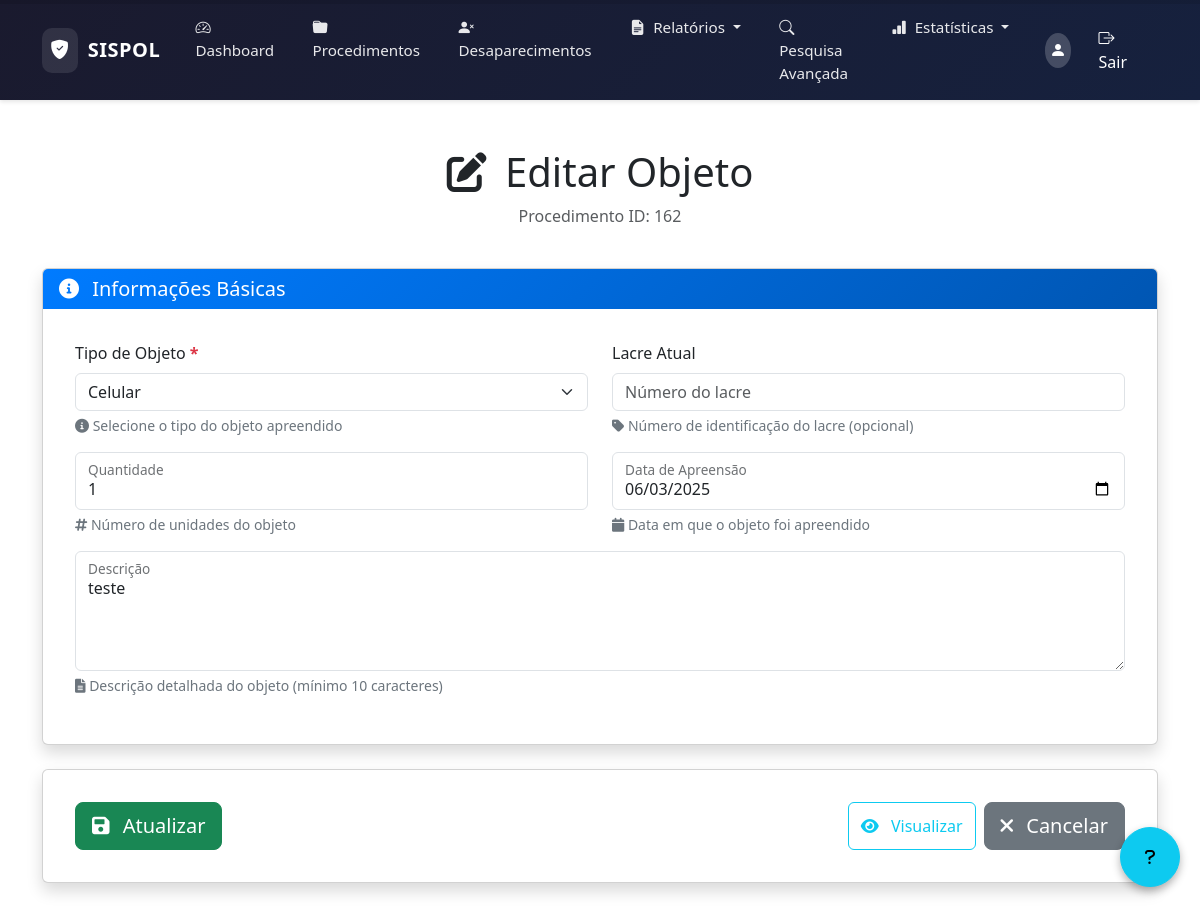
The app's page /public/adicionar_objeto.php?objeto_id=73&procedimento_id=162 (signed in) with its own data.
### tables this page shows
CREATE TABLE `Objetos` (
  `ID` int NOT NULL,
  `TipoObjetoID` int NOT NULL,
  `Descricao` text,
  `Quantidade` int NOT NULL,
  `SituacaoID` int DEFAULT NULL,
  `DataApreensao` date NOT NULL,
  `LacreAtual` varchar(255) DEFAULT NULL,
  `LocalArmazenagemID` int DEFAULT NULL,
  `ProcedimentoID` int NOT NULL,
  `UsuarioID` int NOT NULL
);

CREATE TABLE `TiposObjeto` (
  `ID` int NOT NULL,
  `Nome` varchar(255) NOT NULL
);

### public/adicionar_objeto.php (the view, shortened to what this page needs)
<?php
include '../includes/header.php';
$objetoID = $_GET['objeto_id'] ?? null;
$isEditing = !empty($objetoID);
$procedimentoID = $_GET['procedimento_id'] ?? null;
$tipoID = $descricao = $quantidade = $situacaoID = $dataApreensao = $lacreAtual = $localID = '';
function getCachedData($key, $callback) {
    static $cache = [];
    if (!isset($cache[$key])) {
        $cache[$key] = $callback();
    }
    return $cache[$key];
}
$tiposObjeto = getCachedData('tipos_objeto', function() use ($pdo) {
    $query = "SELECT ID, Nome FROM TiposObjeto ORDER BY Nome ASC";
    return $pdo->query($query)->fetchAll(PDO::FETCH_ASSOC);
});
if ($isEditing) {
    $queryObjeto = "
        SELECT o.*, t.Nome AS TipoNome, s.Nome AS SituacaoNome
        FROM Objetos o
        LEFT JOIN TiposObjeto t ON o.TipoObjetoID = t.ID
        LEFT JOIN SituacoesObjeto s ON o.SituacaoID = s.ID
        WHERE o.ID = :objeto_id AND o.ProcedimentoID = :procedimento_id
    ";
    $stmtObjeto = $pdo->prepare($queryObjeto);
    $stmtObjeto->execute(['objeto_id' => $objetoID, 'procedimento_id' => $procedimentoID]);
    $objeto = $stmtObjeto->fetch(PDO::FETCH_ASSOC);
    if ($objeto) {
        $tipoID = $objeto['TipoObjetoID'];
        $descricao = $objeto['Descricao'];
        $quantidade = $objeto['Quantidade'];
        $dataApreensao = $objeto['DataApreensao'];
        $lacreAtual = $objeto['LacreAtual'];
    } else {
        echo "<div class='alert alert-danger text-center'>Objeto não encontrado ou acesso negado.</div>";
        include '../includes/footer.php';
        exit;
    }
}
?>
<!DOCTYPE html>
<html lang="pt-BR">
<head>
    <link href="https://cdn.jsdelivr.net/npm/bootstrap@5.3.0/dist/css/bootstrap.min.css" rel="stylesheet">
    <link href="https://cdnjs.cloudflare.com/ajax/libs/font-awesome/6.0.0/css/all.min.css" rel="stylesheet">
    <link href="https://cdn.jsdelivr.net/npm/select2@4.1.0-rc.0/dist/css/select2.min.css" rel="stylesheet">
    <link href="https://cdn.jsdelivr.net/npm/select2-bootstrap-5-theme@1.3.0/dist/select2-bootstrap-5-theme.min.css" rel="stylesheet">
    <link href="https://cdn.jsdelivr.net/npm/sweetalert2@11/dist/sweetalert2.min.css" rel="stylesheet">
</head>
<body>
    <div class="container mt-5 fade-in">
        <div class="row mb-4">
            <div class="col">
                <h1 class="display-6 text-center">
                    <i class="fas fa-<?= $isEditing ? 'edit' : 'plus-circle' ?> me-2"></i>
                    <?= $isEditing ? 'Editar Objeto' : 'Adicionar Objeto' ?>
                </h1>
                <p class="text-muted text-center">
                    Procedimento ID: <?= htmlspecialchars($procedimentoID) ?>
                </p>
            </div>
        </div>
        <form method="POST" class="needs-validation" novalidate id="form-objeto">
            <div class="card mb-4 shadow">
                <div class="card-header text-white">
                    <h5 class="mb-0">
                        <i class="fas fa-info-circle me-2"></i>
                        Informações Básicas
                    </h5>
                </div>
                <div class="card-body">
    <div class="row">
        <div class="col-md-6 mb-3">
                            <label for="tipo_id" class="form-label required-field">Tipo de Objeto</label>
                            <select name="tipo_id" id="tipo_id" class="form-select select2" required>
                <?php foreach ($tiposObjeto as $tipo): ?>
                    <option value="<?= htmlspecialchars($tipo['ID']) ?>"
                        <?= isset($tipoID) && $tipoID == $tipo['ID'] ? 'selected' : '' ?>>
                        <?= htmlspecialchars($tipo['Nome']) ?>
                    </option>
                <?php endforeach; ?>
            </select>
                            <div class="field-hint">
                                <i class="fas fa-info-circle"></i>
                                Selecione o tipo do objeto apreendido
        </div>
                        </div>
        <div class="col-md-6 mb-3">
                            <label for="lacre_atual" class="form-label">Lacre Atual</label>
                            <input type="text" name="lacre_atual" id="lacre_atual" class="form-control"
                                   value="<?= htmlspecialchars($lacreAtual ?? '') ?>"
                                   placeholder="Número do lacre">
                            <div class="field-hint">
                                <i class="fas fa-tag"></i>
                                Número de identificação do lacre (opcional)
                            </div>
        </div>
    </div>
        <div class="row">
            <div class="col-md-6 mb-3">
                            <div class="form-floating">
                                <input type="number" name="quantidade" id="quantidade" class="form-control"
                                       min="1" value="<?= htmlspecialchars($isEditing ? $quantidade : 1) ?>"
                                       required placeholder="Quantidade">
                                <label for="quantidade" class="required-field">Quantidade</label>
                                <div class="field-hint">
                                    <i class="fas fa-hashtag"></i>
                                    Número de unidades do objeto
                                </div>
                            </div>
                        </div>
                        <div class="col-md-6 mb-3">
                            <div class="form-floating">
                                <input type="date" name="data_apreensao" id="data_apreensao" class="form-control"
                                       value="<?= htmlspecialchars($dataApreensao ?? date('Y-m-d')) ?>"
                                       required placeholder="Data de Apreensão">
                                <label for="data_apreensao" class="required-field">Data de Apreensão</label>
                                <div class="field-hint">
                                    <i class="fas fa-calendar"></i>
                                    Data em que o objeto foi apreendido
                                </div>
                            </div>
                        </div>
                    </div>
                    <div class="mb-3">
                        <div class="form-floating">
                            <textarea name="descricao" id="descricao" class="form-control"
                                      rows="4" style="height: 120px;" required
                                      placeholder="Descreva o objeto"><?= htmlspecialchars($descricao ?? '') ?></textarea>
                            <label for="descricao" class="required-field">Descrição</label>
                            <div class="field-hint">
                                <i class="fas fa-file-text"></i>
                                Descrição detalhada do objeto (mínimo 10 caracteres)
                            </div>
                        </div>
                    </div>
                </div>
            </div>
            <div class="card mb-4 shadow">
                <div class="card-body">
                    <div class="d-flex flex-wrap gap-2 justify-content-between">
                        <div class="d-flex gap-2">
                            <button type="submit" name="salvar" class="btn btn-success btn-lg" id="btn-salvar">
                                <i class="fas fa-save me-2"></i>
                                <?= $isEditing ? 'Atualizar' : 'Salvar' ?>
                            </button>
    </div>
                        <div class="d-flex gap-2">
                            <button type="button" class="btn btn-outline-info" id="btn-preview">
                                <i class="fas fa-eye me-2"></i>
                                Visualizar
                            </button>
                            <a href="ver_procedimento.php?id=<?= htmlspecialchars($procedimentoID) ?>"
                               class="btn btn-secondary btn-lg">
                                <i class="fas fa-times me-2"></i>
                                Cancelar
                            </a>
        </div>
        </div>
                </div>
            </div>
        </form>
    </div>
    <button type="button" class="btn btn-info btn-floating" data-bs-toggle="modal" data-bs-target="#helpModal">
        <i class="fas fa-question"></i>
    </button>
</body>
</html>

### assets/css/styles.css (style rules this page uses)
html, body { height: 100%; margin: 0; display: flex; flex-direction: column; }
.form-select, .form-control { width: 100%; box-sizing: border-box; }

### public/adicionar_objeto.php (style rules this page uses)
.card-header { background: linear-gradient(135deg, #007bff, #0056b3); border: none; }
.btn-floating { position: fixed; bottom: 20px; right: 20px; z-index: 1000; border-radius: 50%; width: 60px; height: 60px; box-shadow: 0 4px 8px rgba(0,0,0,0.3); }
.field-hint { font-size: 0.875rem; color: #6c757d; margin-top: 0.25rem; }
.required-field { position: relative; }
.required-field::after { content: "*"; color: #dc3545; font-weight: bold; margin-left: 4px; }
.card-body { padding: 2rem; }
.fade-in { animation: fadeIn 0.5s ease-in; }

### records on screen
objetos: tipo_id "Celular", quantidade "1", data_apreensao "06/03/2025", descricao "teste"

### other values on screen
$procedimentoID "162"
